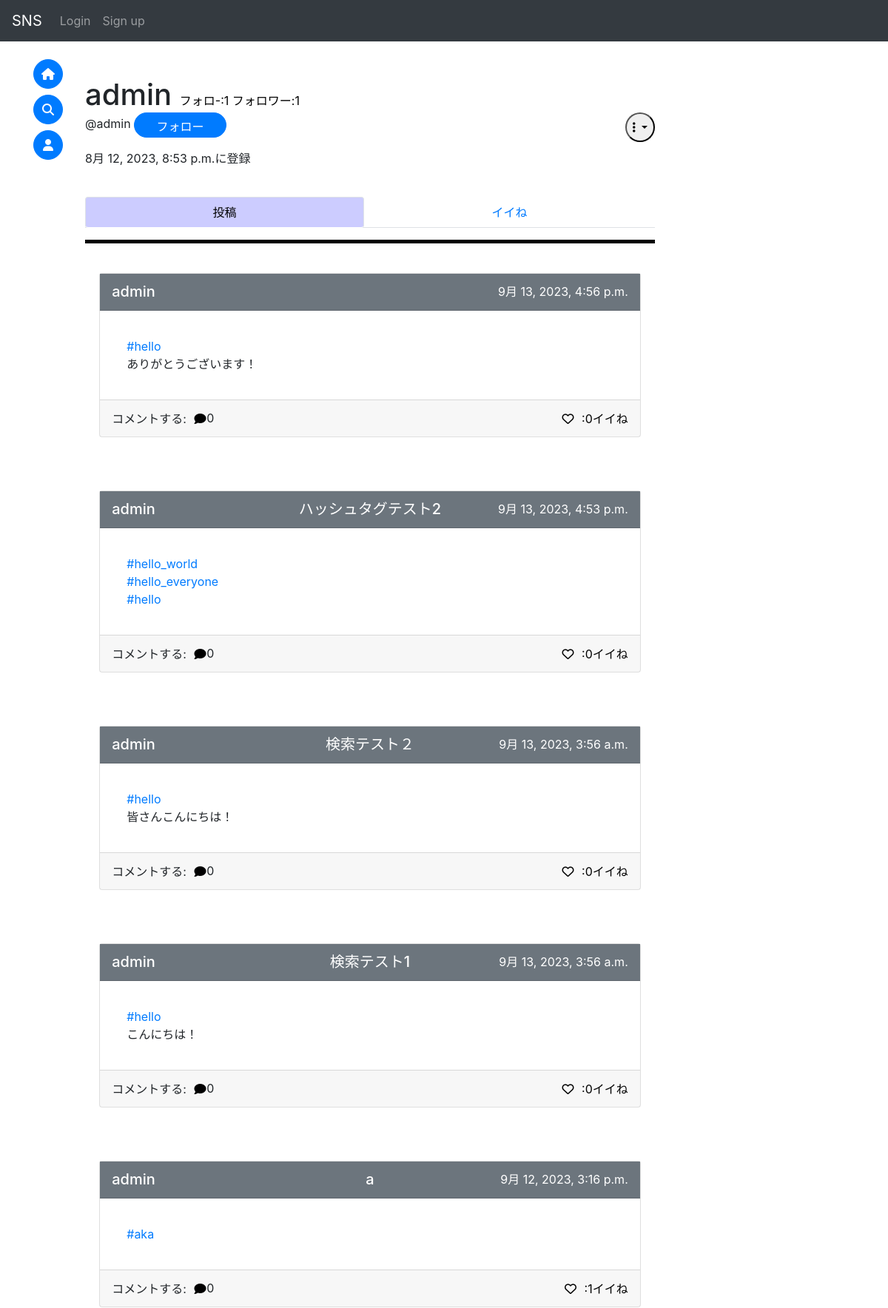
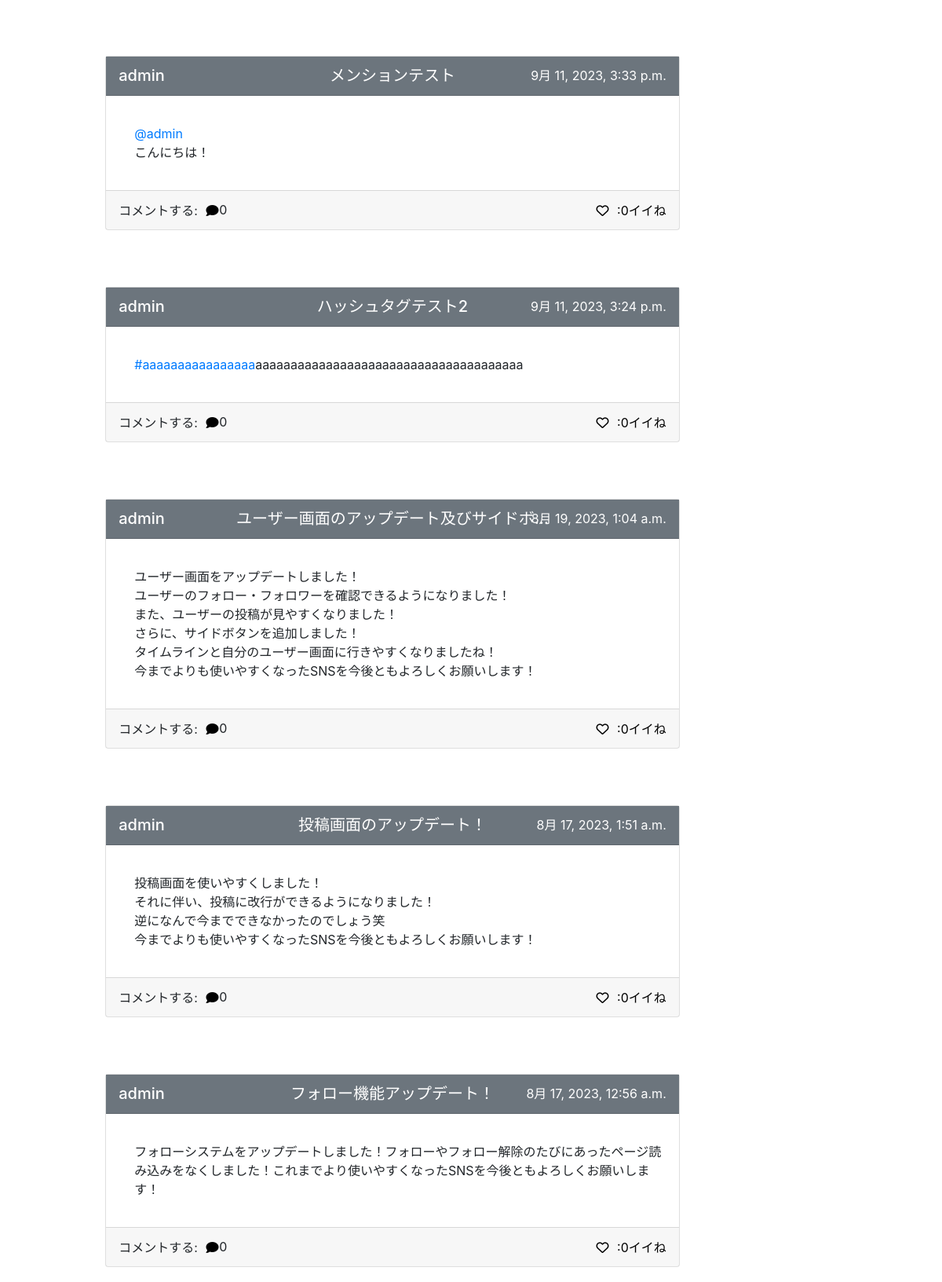
Screenshot of /accounts/user/ac20daa5-716d-4be9-b037-15f506b8e887/ (upper part) with the database file from the repository (2 pictures, top to bottom).
### accounts/models.py (models this page shows, shortened)
class CustomUser(AbstractBaseUser, PermissionsMixin):
    id = models.UUIDField(primary_key=True, default=uuid.uuid4, editable=False)
    email = models.EmailField(_("email address"), unique=True, null=True)
    is_staff = models.BooleanField(
        _("staff status"),
        default=False,
        help_text=_("Designates whether the user can log into this admin site."),
    )
    username = models.CharField(_("username"), max_length=50)
    usertag = models.CharField(_("usertag"), max_length=16, unique=True, null=True)
    created_at = models.DateTimeField(auto_now_add=True)
    objects = CustomUserManager()
    EMAIL_FIELD = "email"
    USERNAME_FIELD = "email"
    REQUIRED_FIELDS = ["username", "usertag"]
    class Meta:
        verbose_name = _("user")
        verbose_name_plural = _("users")
    def __str__(self):
        return self.username

### sns/models.py (models this page shows, shortened)
class Post(models.Model):
    id = models.UUIDField(primary_key=True, default=uuid.uuid4, editable=False)
    title = models.CharField(max_length=50, null=True)
    detail = models.TextField(max_length=255)
    author = models.ForeignKey(
        get_user_model(),
        on_delete=models.CASCADE,
        related_name="author"
    )
    created_at = models.DateTimeField(auto_now_add=True)
    good_num = models.IntegerField(default=0)
    mode = models.IntegerField(default=0)#0:通常の投稿 1:コメント
    parent_post = models.ForeignKey(
        "Post",
        on_delete=models.CASCADE,
        null=True,
        blank=True,
    )
    mention = models.ManyToManyField(
        get_user_model(),
        related_name="mention",
        blank=True
    )

### accounts/views.py (the view, shortened to what this page needs)
# urls.py: path("user/<str:id>/", views.user_detail, name="user"),
def user_detail(request, id):
    context = {}
    user = get_object_or_404(CustomUser, pk=id)
    post = Post.objects.filter(author=user)
    context["userDetail"] = user
    context["posts"] = post
    following_num = Follower.objects.filter(following=user).count()
    followed_num = Follower.objects.filter(followed=user).count()
    context["following"] = False
    context["following_num"] = following_num
    context["followed_num"] = followed_num
    context["btn_class"] = "btn-primary"
    lib.list_comment(context, post)
    if request.user.is_anonymous:
        return render(request, "accounts/userDetail.html", context)

### mysns/lib.py (called while the page is built)
def comment_num_count(now, com_num, count=0):
    ans = 0
    for n in now.post_set.all():
        ans += comment_num_count(n, com_num, count)
    com_num[now.id] = ans
    return ans + 1

def list_comment(context, post):
    comment_num = {} #各投稿に対するコメント数
    top_comment = {} #各投稿に対するコメント
    for p in post:
        comment_num_count(p, comment_num)
        try:
            top_comment[p.id] = p.post_set.all()
        except Exception:
            top_comment[p.id] = []
    context["comment_num"] = comment_num
    context["top_comment"] = top_comment

### sns/templatetags/custom_filter.py (called while the page is built)
@register.filter
def get_value(d, k):
    if k in d:
        return d[k]
    return None

### accounts/templates/accounts/userDetail.html (shortened to what this page needs)
{% extends "base.html" %}
{% block content %}
    <br>
    <div>
        <div>
            <h1 style="display:inline;">
                {{ userDetail.username }}
            </h1>
            <a href="{% url 'accounts:follower' userDetail.id 'following' %}" class="notlink">
                フォロ-:{{ following_num }}
            </a>
            <a href="{% url 'accounts:follower' userDetail.id 'followed' %}" class="notlink">
                フォロワー:<div style="display:inline;" class="num">{{ followed_num }}</div>
            </a>
                <div class="dropdown">
                    <button class="wh-30px float-right dropdown-toggle" type="button"
                        id="dropdownMenuButton" data-toggle="dropdown" aria-haspopup="true" aria-expanded="false">
                            <i class="fa-solid fa-ellipsis-vertical"></i>
                    </button>
                </div>
        </div>
        <p>
            {% if request.user.is_anonymous %}
                @{{ userDetail.usertag }}
                <button type="button" class="btn btn-primary w-120px h-40px rounded-pill"
                    onClick="location.href='{% url 'accounts:follow' userDetail.id %}'">
                        フォロー
                </button>
                <br>
            {% elif user.id == userDetail.id %}
                @{{ userDetail.usertag }}
            {% endif %}
        </p>
        <p>
            {{ userDetail.created_at }}に登録
        </p>
    </div>
    {% if is_block %}
        <div>
            <br>
            <br>
            <h1 style="color:red; text-align:center;">ブロック中のユーザー<h1>
        </div>
    {% elif is_blocked %}
        <div>
            <br>
            <br>
            <h3 style="text-align:center;">このユーザーは投稿の公開を制限しています</h3>
        </div>
    {% else %}
        <div class="row-1" style="position: sticky;top: 55px;z-index:2;background-color:#fff;">
            <br>
            <ul class="nav nav-tabs nav-fill nav-pills" role="tablist">
                <li class="nav-item tab-hov">
                    <a class="nav-link active" id="item1-tab" data-toggle="tab" href="#item1" role="tab" aria-controls="item1" aria-selected="true">
                        投稿
                    </a>
                </li>
                <li class="nav-item tab-hov">
                    <a class="nav-link" id="item2-tab"
                        data-toggle="tab" href="#item2" role="tab" aria-controls="item2" aria-selected="false">
                        イイね
                    </a>
                </li>
            </ul>
            <hr width="100%" color="#0" style="height:4px;">
            <br>
        </div>
        <div class="tab-content">
            <div class="tab-pane fade show active" id="item1" role="tabpanel" aria-labelledby="item1-tab">
                {% with posts_include=posts good_mode="1" othergood="12" %}
                    {% include 'post_list_include.html' %}
                {% endwith %}
            </div>
        </div>
    {% endif %}
{% endblock %}

### templates/post_card_include.html (shortened to what this page needs)
{% load custom_filter %}
<div class="card w-150px mx-auto clearfix" style="position:relative;">
    <a href="{% url 'sns:post' postcard.pk %}" style="position:absolute;inset:0;">
        <div class="card-header bg-secondary h-50px clearfix" style="display:flex; justify-content:center;postition:relative;">
            <h5 style="position:absolute; left:1rem;">
                <a href="{% url 'accounts:user' postcard.author.id %}" class="on-a title-link">
                    {{ postcard.author }}
                </a>
            </h5>
            <h5 style="text-align:center; display:table-cell;">
                <a href="{% url 'sns:post' postcard.id %}" class="on-a title-link">
                    {% if postcard.mode != 1 %}
                        {{ postcard.title | truncatechars:20 }}
                    {% endif %}
                </a>
            </h5>
            <p style="position:absolute; right:1rem; color:white">
                {{ postcard.created_at }}
            </p>
        </div>
        <div class="card-body detail clearfix">
            <p class="card-text">
                <div class="on-a">
                    {{ postcard|mention|linebreaks }}
                </div>
            </p>
        </div>
        <div class="card-footer h-50px text-right clearfix" style="display:flex;justify-content:center;postition:relative;">
            <div style="display:inline">
                <p style="position:absolute;left:1rem;">
                    コメントする:
                    <button onClick="clearText('{{ postcard.id }}')" class="good on-a">
                        <i class="fa-solid fa-comment"></i>
                    </button>
                    <div id="comment_num_{{ postcard.id }}" style="position:absolute;left:9rem;">
                        {{ comment_num|get_value:postcard.id }}
                    </div>
                </p>
            </div>
            <div style="position:absolute;right:1rem;">
                {% if user.is_anonymous %}
                    <button onClick="location.href='{% url 'sns:good' postcard.id 1 %}'" class="good on-a">
                        <i class="fa-regular fa-heart"></i>
                    </button>
                {% endif %}
                <a href="{% url 'sns:good_user' postcard.id %}" class="notlink on-a">
                    <div id="num_{{ postcard.id }}_{{ good_mode }}" style="display:inline;size:4;">:{{ postcard.good_num }}イイね</div>
                </a>
            </div>
        </div>
    </a>
</div>

### static/css/card.css (style rules this page uses)
.detail { margin-left:1rem; }
.title-link, .title-link:hover { color:white; }
.good, .good:focus, .good:hover { border: none; outline: none; background: none; display: inline; }
.on-a { position: relative; z-index: 1; }
.notlink { text-decoration:none !important; color:black !important; }
.w-150px { width: 80% !important; }
.h-50px { height: 50px !important; }

### templates/base.html (style rules this page uses)
body { padding-top : 80px }

### accounts/templates/accounts/userDetail.html (style rules this page uses)
.detail { margin-left:1rem; }
.title-link, .title-link:hover { color:white; }
.good, .good:focus, .good:hover { border: none; outline: none; background: none; display: inline; }
.w-150px { width: 95% !important; }
.h-50px { height: 50px !important; }
.on-a { position: relative; z-index: 1; }
.w-120px { width: 125px !important; }
.h-40px { height: 34px !important; }
.wh-30px { width: 40px !important; height: 40px !important; border-radius:50%; }
.notlink { text-decoration:none !important; color:black !important; }
.nav-pills .nav-link.active { background-color: #ccf; color: black; }

### rows the page displays
CustomUser: username "admin", usertag "admin", created_at "8月 12, 2023, 8:53 p.m."
Post: author "admin", created_at "9月 13, 2023, 4:56 p.m.", detail.usertag "#hello ありがとうございます！", id "0", good_num "0"
Post: author "admin", title "ハッシュタグテスト2", created_at "9月 13, 2023, 4:53 p.m.", detail.usertag "#hello_world #hello_everyone #hello", id "0", good_num "0"
Post: author "admin", title "検索テスト２", created_at "9月 13, 2023, 3:56 a.m.", detail.usertag "#hello 皆さんこんにちは！", id "0", good_num "0"
Post: author "admin", title "検索テスト1", created_at "9月 13, 2023, 3:56 a.m.", detail.usertag "#hello こんにちは！", id "0", good_num "0"
Post: author "admin", title "a", created_at "9月 12, 2023, 3:16 p.m.", detail.usertag "#aka", id "0", good_num "1"
Post: author "admin", title "メンションテスト", created_at "9月 11, 2023, 3:33 p.m.", detail.usertag "@admin こんにちは！", id "0", good_num "0"
Post: author "admin", title "ハッシュタグテスト2", created_at "9月 11, 2023, 3:24 p.m.", detail.usertag "#aaaaaaaaaaaaaaaa aaaaaaaaaaaaaaaaaaaaaaaaaaaaaaaaaaaaaa", id "0", good_num "0"
Post: author "admin", title "ユーザー画面のアップデート及びサイドボ…", created_at "8月 19, 2023, 1:04 a.m.", detail.usertag "ユーザー画面をアップデートしました！ ユーザーのフォロー・フォロワーを確認できるようになりました！ また、ユーザーの投稿が見やすくなりました！ さらに、サイドボタンを追加しました！ タイムラインと自分のユーザー画面に行きやすくなりましたね！ 今までよりも使いやすくなったSNSを今後ともよろしくお願いします！", id "0", good_num "0"
Post: author "admin", title "投稿画面のアップデート！", created_at "8月 17, 2023, 1:51 a.m.", detail.usertag "投稿画面を使いやすくしました！ それに伴い、投稿に改行ができるようになりました！ 逆になんで今までできなかったのでしょう笑 今までよりも使いやすくなったSNSを今後ともよろしくお願いします！", id "0", good_num "0"
Post: author "admin", title "フォロー機能アップデート！", created_at "8月 17, 2023, 12:56 a.m.", detail.usertag "フォローシステムをアップデートしました！フォローやフォロー解除のたびにあったページ読み込みをなくしました！これまでより使いやすくなったSNSを今後ともよろしくお願いします！", id "0", good_num "0"

### other values shown
{{ following_num }} "1"
{{ followed_num }} "1"
